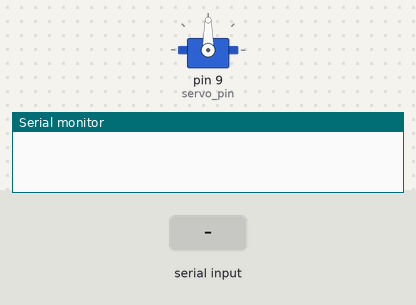
Recording of a sketch running on a simulated Arduino Uno, built with avr-gcc and run on an emulated ATmega328P. On the bench: servo, the last lines printed to the serial monitor. The inputs (shaded band) are chosen by the test bench.

Above: at 1.2 s.
1.3 s: "90,45\n" received over Serial
At 3.9 s:
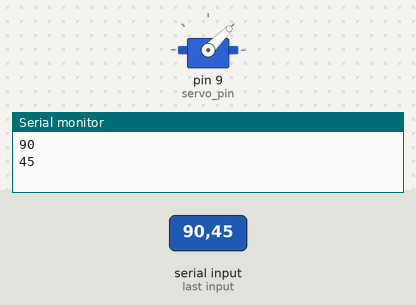
4.3 s: "30,150\n" received over Serial
At 5.8 s:
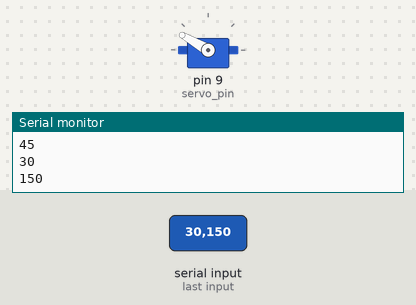
6.8 s: "90\n" received over Serial
At 9.6 s:
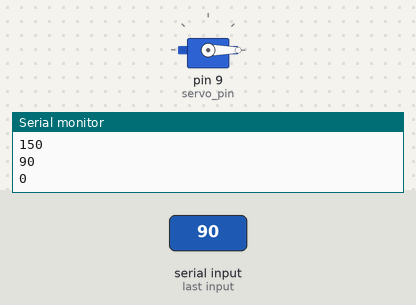
Timing chart, 0 to 11.1 s (numbered marks = the images above; inputs shaded):
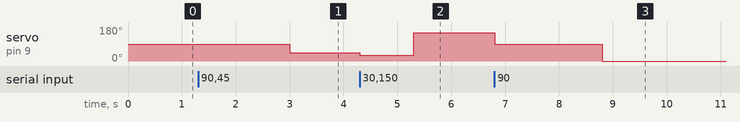

The sketch:

ServoMotor.ino
```cpp
#include <Servo.h>

// Define the pin for the servo signal
Servo myservo;
const int servo_pin = 9;

void setup() {
  Serial.begin(9600);         // Initialize serial communication
  myservo.attach(servo_pin);  // Attach the servo to pin 9
}

void loop() {
  int val = 0; // Initialize val to 0

  if (Serial.available() > 0) {
    val = Serial.parseInt();  // Parse integer input from Serial

    if (val >= 0 && val <= 180) {  // Ensure the value is within servo range
      Serial.println(val);    // Print the received value
      myservo.write(val);     // Set servo to the received angle
    }
  }

  delay(1000); // Delay to avoid excessive looping
}
```

Measured:
- after the input at 1.3 s, servo on pin 9 (servo_pin): 90° → 45° after 1.7 s
- after the input at 4.3 s, servo on pin 9 (servo_pin): 45° → 30° at once, → 150° 1.0 s later
- after the input at 6.8 s, servo on pin 9 (servo_pin): 150° → 90° at once, → 0° 2.0 s later
